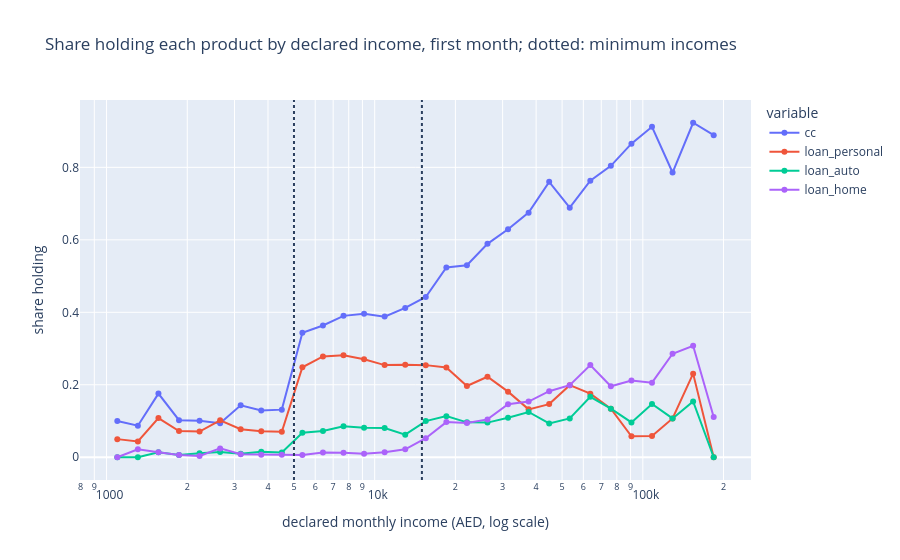

Notebook cell for this chart:
### Code cell
loans = {
    "loan_personal": "loan_personal_cnt",
    "loan_auto": "loan_auto_cnt",
    "loan_home": "loan_home_cnt",
}
declared = first[first["income"].notna()]
held = pd.DataFrame(
    {"cc": declared["cc_flag"] == 1, **{k: declared[c] > 0 for k, c in loans.items()}}
)
band = pd.cut(declared["income"], np.geomspace(1_000, 200_000, 31))
by_income = held.groupby(band, observed=True).mean()
by_income.index = [interval.mid for interval in by_income.index]
fig = px.line(
    by_income,
    log_x=True,
    markers=True,
    labels={"index": "declared monthly income (AED, log scale)", "value": "share holding"},
    title="Share holding each product by declared income, first month; dotted: minimum incomes",
)
for minimum in sorted({p["min_income"] for p in spec["products"].values() if "min_income" in p}):
    fig.add_vline(x=minimum, line_dash="dot", annotation_text=f"{minimum:,} AED")
fig.show()

### Figure 1 — Plotly figure (JSON) as saved in the notebook; plotly's stock layout.template omitted (floating-point values rounded to 4 significant figures)
{"data": [{"hovertemplate": "variable=cc<br>declared monthly income (AED, log scale)=%{x}<br>share holding=%{y}<extra></extra>", "legendgroup": "cc", "line": {"color": "#636efa", "dash": "solid"}, "marker": {"symbol": "circle"}, "mode": "lines+markers", "name": "cc", "orientation": "v", "showlegend": true, "x": [1097.0, 1308.0, 1561.0, 1863.0, 2223.0, 2652.0, 3164.0, 3775.0, 4505.0, 5375.0, 6413.0, 7652.0, 9130.0, 10890.0, 13000.0, 15510.0, 18500.0, 22080.0, 26340.0, 31430.0, 37500.0, 44750.0, 53390.0, 63700.0, 76010.0, 90690.0, 108200.0, 129100.0, 154100.0, 183800.0], "xaxis": "x", "y": [0.1, 0.08696, 0.1757, 0.1024, 0.1007, 0.09369, 0.1435, 0.1289, 0.1314, 0.3433, 0.3635, 0.3902, 0.3962, 0.3881, 0.4121, 0.4422, 0.5239, 0.5299, 0.5889, 0.6293, 0.675, 0.76, 0.6888, 0.7632, 0.8041, 0.8654, 0.9118, 0.7857, 0.9231, 0.8889], "yaxis": "y", "type": "scatter"}, {"hovertemplate": "variable=loan_personal<br>declared monthly income (AED, log scale)=%{x}<br>share holding=%{y}<extra></extra>", "legendgroup": "loan_personal", "line": {"color": "#EF553B", "dash": "solid"}, "marker": {"symbol": "circle"}, "mode": "lines+markers", "name": "loan_personal", "orientation": "v", "showlegend": true, "x": [1097.0, 1308.0, 1561.0, 1863.0, 2223.0, 2652.0, 3164.0, 3775.0, 4505.0, 5375.0, 6413.0, 7652.0, 9130.0, 10890.0, 13000.0, 15510.0, 18500.0, 22080.0, 26340.0, 31430.0, 37500.0, 44750.0, 53390.0, 63700.0, 76010.0, 90690.0, 108200.0, 129100.0, 154100.0, 183800.0], "xaxis": "x", "y": [0.05, 0.04348, 0.1081, 0.07229, 0.0709, 0.1018, 0.0772, 0.07206, 0.07029, 0.2483, 0.2783, 0.2813, 0.2705, 0.2543, 0.2555, 0.2542, 0.2478, 0.1965, 0.2222, 0.181, 0.1321, 0.1467, 0.199, 0.1754, 0.134, 0.05769, 0.05882, 0.1071, 0.2308, 0.0], "yaxis": "y", "type": "scatter"}, {"hovertemplate": "variable=loan_auto<br>declared monthly income (AED, log scale)=%{x}<br>share holding=%{y}<extra></extra>", "legendgroup": "loan_auto", "line": {"color": "#00cc96", "dash": "solid"}, "marker": {"symbol": "circle"}, "mode": "lines+markers", "name": "loan_auto", "orientation": "v", "showlegend": true, "x": [1097.0, 1308.0, 1561.0, 1863.0, 2223.0, 2652.0, 3164.0, 3775.0, 4505.0, 5375.0, 6413.0, 7652.0, 9130.0, 10890.0, 13000.0, 15510.0, 18500.0, 22080.0, 26340.0, 31430.0, 37500.0, 44750.0, 53390.0, 63700.0, 76010.0, 90690.0, 108200.0, 129100.0, 154100.0, 183800.0], "xaxis": "x", "y": [0.0, 0.0, 0.01351, 0.006024, 0.01119, 0.01426, 0.00965, 0.01521, 0.01345, 0.06781, 0.07232, 0.08549, 0.08149, 0.08079, 0.06227, 0.09979, 0.1134, 0.09634, 0.09556, 0.1092, 0.125, 0.09333, 0.1071, 0.1667, 0.134, 0.09615, 0.1471, 0.1071, 0.1538, 0.0], "yaxis": "y", "type": "scatter"}, {"hovertemplate": "variable=loan_home<br>declared monthly income (AED, log scale)=%{x}<br>share holding=%{y}<extra></extra>", "legendgroup": "loan_home", "line": {"color": "#ab63fa", "dash": "solid"}, "marker": {"symbol": "circle"}, "mode": "lines+markers", "name": "loan_home", "orientation": "v", "showlegend": true, "x": [1097.0, 1308.0, 1561.0, 1863.0, 2223.0, 2652.0, 3164.0, 3775.0, 4505.0, 5375.0, 6413.0, 7652.0, 9130.0, 10890.0, 13000.0, 15510.0, 18500.0, 22080.0, 26340.0, 31430.0, 37500.0, 44750.0, 53390.0, 63700.0, 76010.0, 90690.0, 108200.0, 129100.0, 154100.0, 183800.0], "xaxis": "x", "y": [0.0, 0.02174, 0.01351, 0.006024, 0.003731, 0.02444, 0.008444, 0.007206, 0.006724, 0.006407, 0.01293, 0.01243, 0.009621, 0.01391, 0.02198, 0.05252, 0.09701, 0.09441, 0.1044, 0.1466, 0.1536, 0.1822, 0.199, 0.2544, 0.1959, 0.2115, 0.2059, 0.2857, 0.3077, 0.1111], "yaxis": "y", "type": "scatter"}], "layout": {"xaxis": {"anchor": "y", "domain": [0.0, 1.0], "title": {"text": "declared monthly income (AED, log scale)"}, "type": "log"}, "yaxis": {"anchor": "x", "domain": [0.0, 1.0], "title": {"text": "share holding"}}, "legend": {"title": {"text": "variable"}, "tracegroupgap": 0}, "title": {"text": "Share holding each product by declared income, first month; dotted: minimum incomes"}, "shapes": [{"line": {"dash": "dot"}, "type": "line", "x0": 5000, "x1": 5000, "xref": "x", "y0": 0, "y1": 1, "yref": "y domain"}, {"line": {"dash": "dot"}, "type": "line", "x0": 15000, "x1": 15000, "xref": "x", "y0": 0, "y1": 1, "yref": "y domain"}], "annotations": [{"showarrow": false, "text": "5,000 AED", "x": 5000, "xanchor": "left", "xref": "x", "y": 1, "yanchor": "top", "yref": "y domain"}, {"showarrow": false, "text": "15,000 AED", "x": 15000, "xanchor": "left", "xref": "x", "y": 1, "yanchor": "top", "yref": "y domain"}]}}
